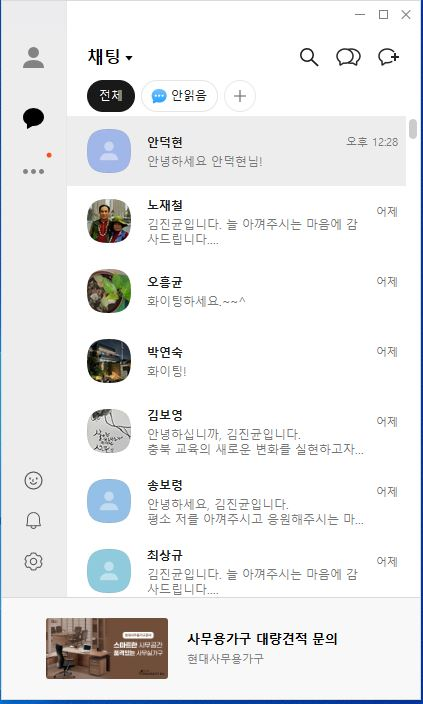
#> input picture client/ui/시작 채팅.JPG, 423 x 704 px
$ python -i ocr_engine.py   (imports and definitions only)
#> lines starting #> are read from the running program, lines starting #| are printed output that depends on the picture; after the words box and inside, x2 and y2 are one past the last pixel; in counts of white or black regions, pixels touching at a corner belong together
#> further down, picture is the input picture: PIL image 423x704 RGB; mean R, G, B 233.2, 234.1, 234.9
"""
OCREngine - Tesseract OCR 모듈
검색 결과 텍스트 인식 및 이름 매칭
"""

try:
    import pytesseract
    from PIL import Image, ImageFilter, ImageEnhance
except ImportError:
    pytesseract = None
    Image = None


class OCREngine:
    """Tesseract 기반 OCR 엔진"""

    def __init__(self, language: str = "kor+eng", confidence_threshold: int = 70):
        self.language = language
        self.confidence_threshold = confidence_threshold
        self.available = False
        self.tessdata_dir = None
        self._check_tesseract()

    def _check_tesseract(self):
        """Tesseract 설치 확인 + 프로젝트 내 tessdata 우선 사용"""
        if pytesseract is None:
            return

        import platform
        import os

        # Windows: 설치 경로 설정
        if platform.system() == "Windows":
            tesseract_path = r"C:\Program Files\Tesseract-OCR\tesseract.exe"
            if os.path.exists(tesseract_path):
                pytesseract.pytesseract.tesseract_cmd = tesseract_path

        # 프로젝트 내 tessdata 확인 (exe와 스크립트 모두 지원)
        import sys
        if getattr(sys, 'frozen', False):
            # exe: exe 옆 config/tessdata 또는 _internal/config/tessdata
            exe_dir = os.path.dirname(sys.executable)
            candidates = [
                os.path.join(exe_dir, "config", "tessdata"),
                os.path.join(getattr(sys, '_MEIPASS', ''), "config", "tessdata"),
                os.path.join(exe_dir, "_internal", "config", "tessdata"),
            ]
        else:
            candidates = [
                os.path.join(os.path.dirname(os.path.dirname(__file__)), "config", "tessdata")
            ]

        for path in candidates:
            if os.path.exists(os.path.join(path, "kor.traineddata")):
                self.tessdata_dir = path
                break

        try:
            pytesseract.get_tesseract_version()
#> (this line was passed over: pytesseract is not available in this run)
            self.available = True
        except Exception:
            self.available = False

    # [8 lines left out: function _get_config, not called in this run]

    def preprocess_image(self, image: "Image.Image") -> "Image.Image":
        """OCR 정확도 향상을 위한 이미지 전처리 (다크모드 대응)"""
        # 그레이스케일 변환
        gray = image.convert("L")
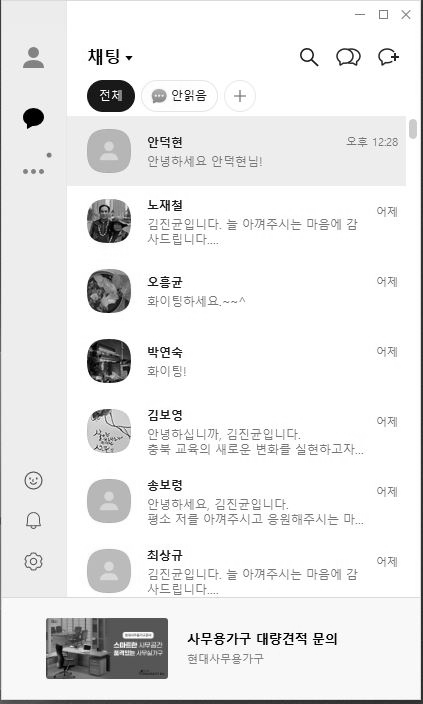
#> gray: PIL image 423x704 L; min 0, max 255, mean 233.9

        # 다크모드 감지: 평균 밝기가 낮으면 반전
        from PIL import ImageOps, ImageStat
        avg_brightness = ImageStat.Stat(gray).mean[0]
#> avg_brightness = 233.9
        if avg_brightness < 128:
            gray = ImageOps.invert(gray)

        # 대비 향상
        enhancer = ImageEnhance.Contrast(gray)
        enhanced = enhancer.enhance(2.0)
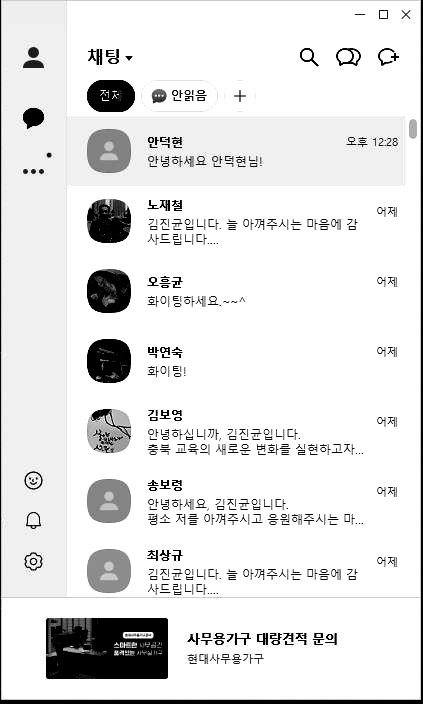
#> enhanced: PIL image 423x704 L; min 0, max 255, mean 228

        # 샤프닝
        sharpened = enhanced.filter(ImageFilter.SHARPEN)
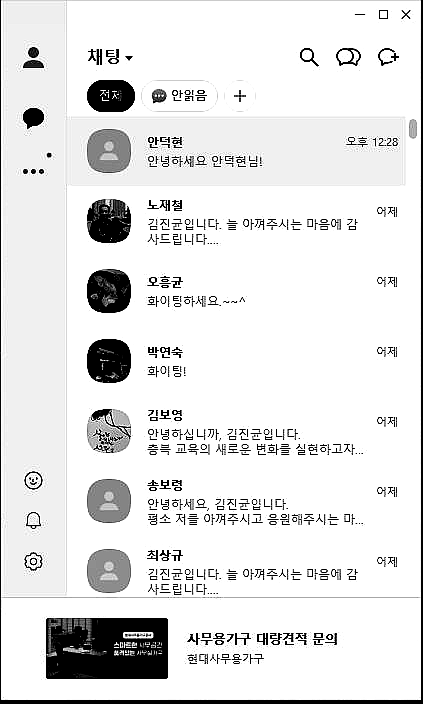
#> sharpened: PIL image 423x704 L; min 0, max 255, mean 227.8

        # 3배 확대 (OCR 정확도 향상)
        width, height = sharpened.size
#> width = 423; height = 704
        resized = sharpened.resize((width * 3, height * 3), Image.LANCZOS)
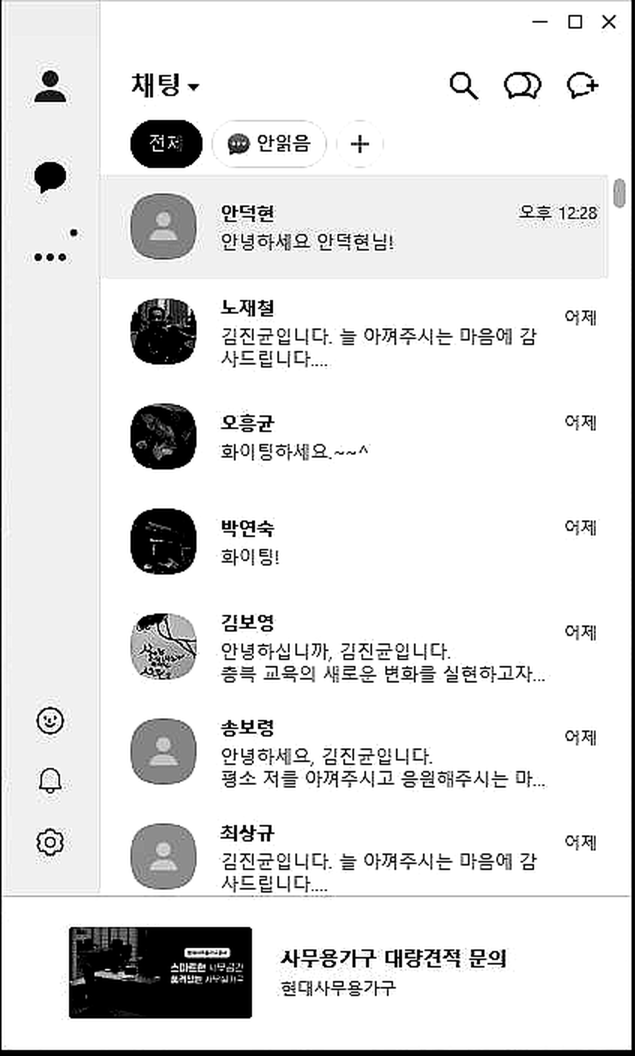
#> resized: PIL image 1269x2112 L (shown at 1/2 size); min 0, max 255, mean 227.3

        # 이진화 (흑백 분리 - 텍스트 선명도 극대화)
        threshold = 180
        resized = resized.point(lambda p: 255 if p > threshold else 0)
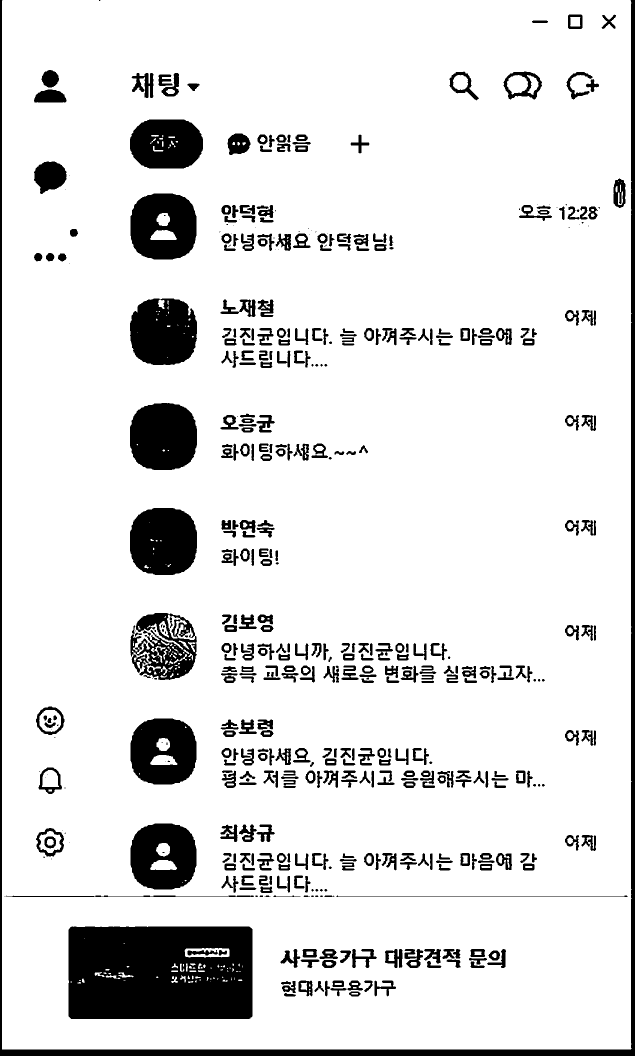
#> resized: PIL image 1269x2112 L (shown at 1/2 size); 88% white; 510 black regions (71 under 20 px), largest, box (x1, y1, x2, y2) and area: (137, 1853, 505, 2038) 64979, (0, 0, 1269, 2112) 39560, (260, 1016, 394, 1150) 15329

        return resized

    # [147 lines left out: functions extract_text, extract_text_with_data, verify_name_in_results, not called in this run]

>>> from PIL import Image
>>> picture = Image.open('../ui/시작 채팅.JPG')
>>> result = OCREngine().preprocess_image(picture)

$ run again, on client/ui/시작.JPG
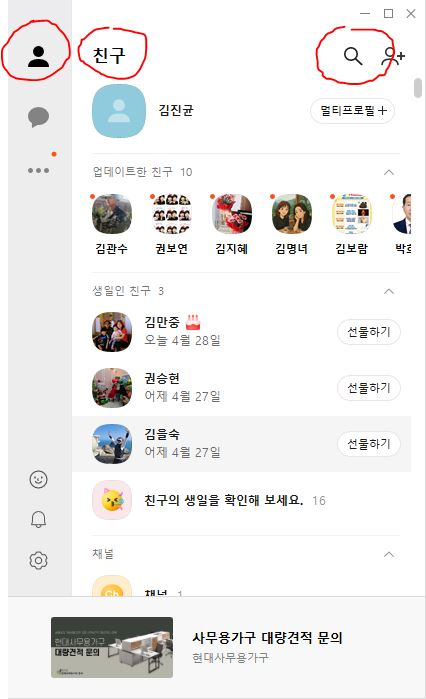
#> input picture client/ui/시작.JPG, 426 x 699 px
#> picture is the input picture: PIL image 426x699 RGB; mean R, G, B 238.1, 237.1, 236.4
#> in preprocess_image, `gray = image.convert("L")`:
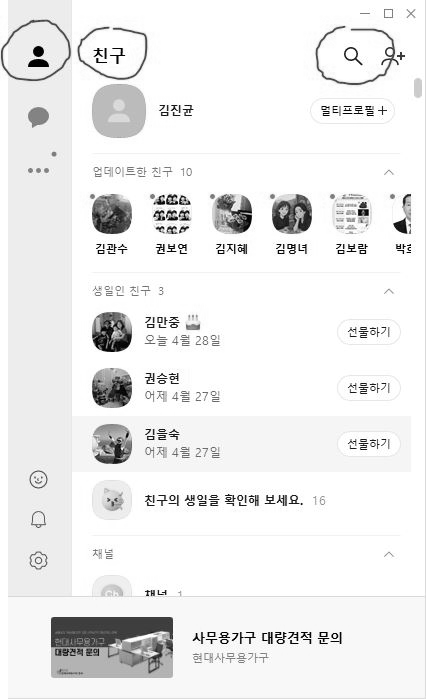
#> gray: PIL image 426x699 L; min 0, max 255, mean 237.3
#> avg_brightness = 237.3
#> in preprocess_image, `resized = resized.point(lambda p: 255 if p > threshold else 0)`:
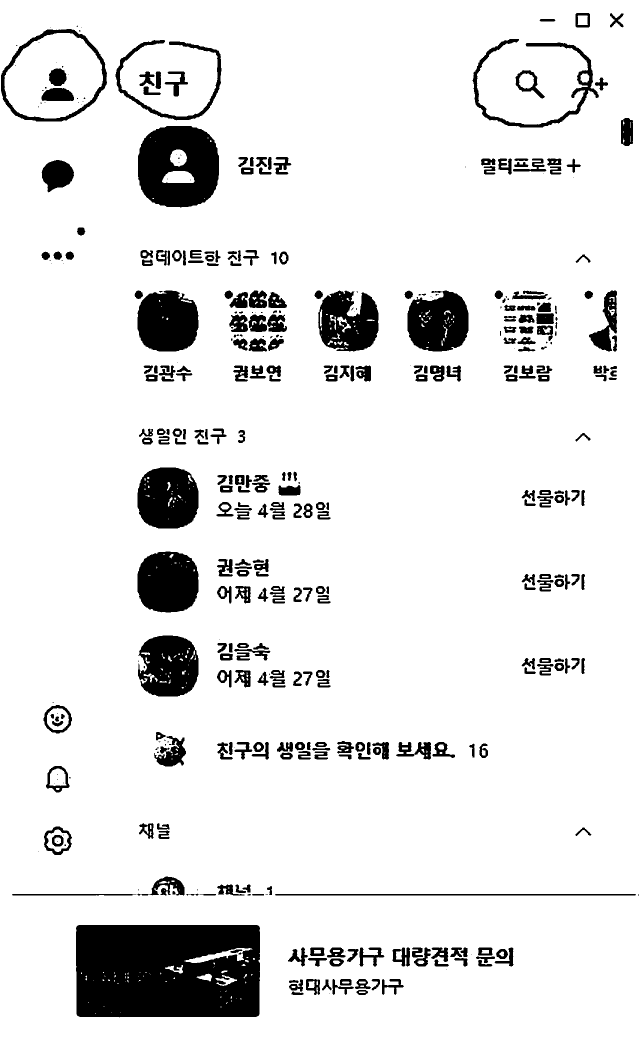
#> resized: PIL image 1278x2097 L (shown at 1/2 size); 90% white; 421 black regions (97 under 20 px), largest, box (x1, y1, x2, y2) and area: (152, 1850, 520, 2035) 64836, (276, 252, 438, 415) 20363, (275, 1103, 397, 1225) 12534

$ run again, on client/ui/시작2.JPG
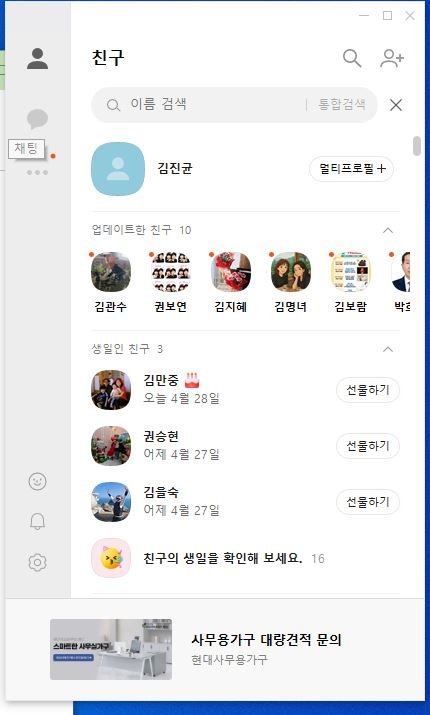
#> input picture client/ui/시작2.JPG, 430 x 715 px
#> picture is the input picture: PIL image 430x715 RGB; mean R, G, B 232.6, 234.2, 237.1
#> in preprocess_image, `gray = image.convert("L")`:
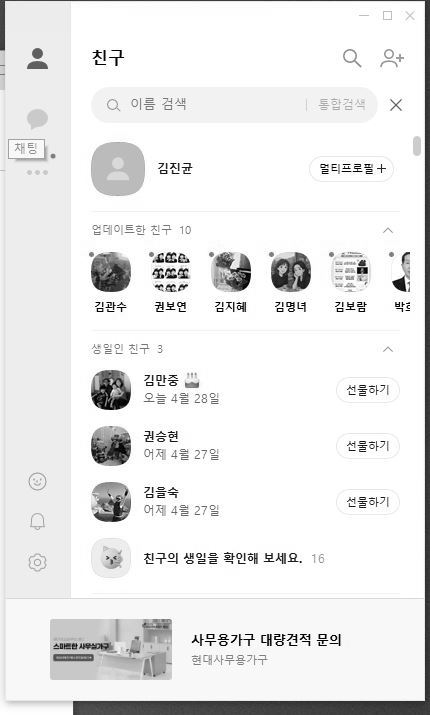
#> gray: PIL image 430x715 L; min 0, max 255, mean 234.1
#> avg_brightness = 234.1
#> in preprocess_image, `resized = resized.point(lambda p: 255 if p > threshold else 0)`:
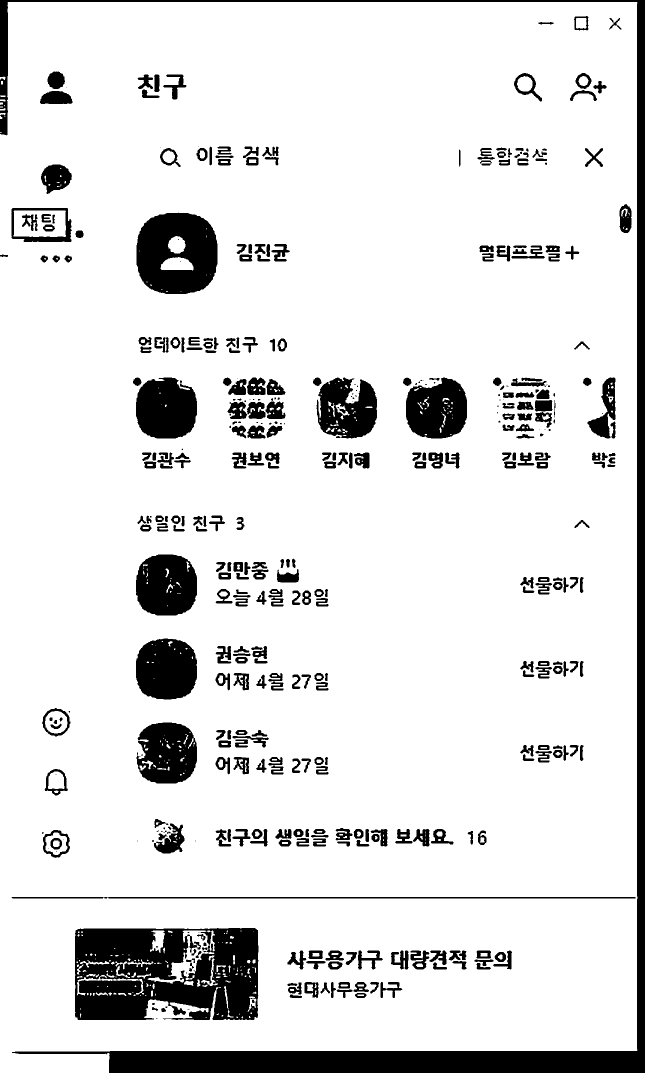
#> resized: PIL image 1290x2145 L (shown at 1/2 size); 87.8% white; 437 black regions (81 under 20 px), largest, box (x1, y1, x2, y2) and area: (0, 0, 1290, 2145) 89569, (150, 1856, 517, 2040) 54202, (273, 425, 435, 588) 20232
